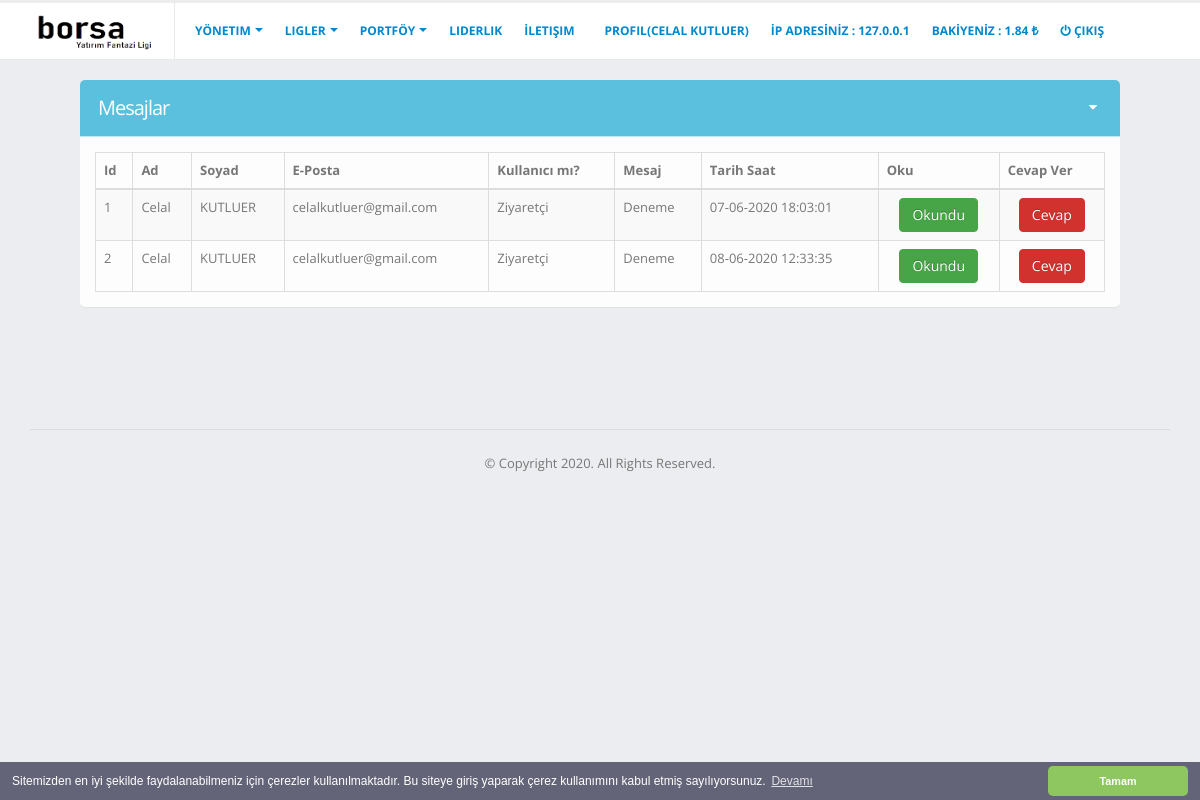
Before: /mesajlar.php (signed in) with the older database file.
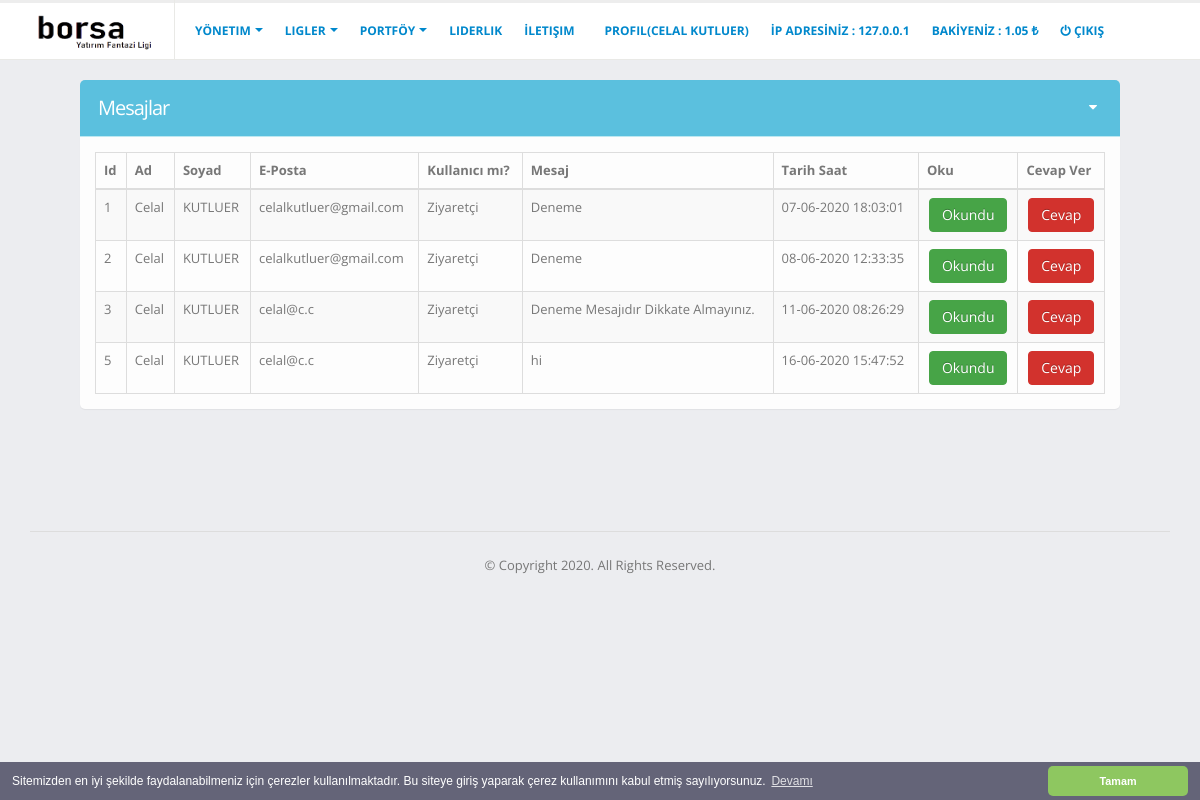
After: the same page with the newer database file.
### tables this page shows
CREATE TABLE `mesajlar` (
                            `msj_id` int(11) NOT NULL,
                            `msj_ad` text DEFAULT NULL,
                            `msj_soyad` text DEFAULT NULL,
                            `msj_eposta` text DEFAULT NULL,
                            `msj_text` text DEFAULT NULL,
                            `msj_kul_id` int(11) DEFAULT NULL,
                            `msj_okundumu` tinyint(4) DEFAULT NULL,
                            `msj_okuyan_id` int(11) DEFAULT NULL,
                            `msj_zaman` datetime DEFAULT current_timestamp()
);

### settings/fonksiyonlar.php (called while the page is built, shortened)
<?php
function s($par)
{
    $session = $_SESSION[$par];
    return $session;
}
?>

### mesajlar.php (the view, shortened to what the changed rows need)
<?php
include "inc/header.php";
?>
    <section role="main" class="content-body">
        <div class="conteiner">
            <div class="col-md">
                <section class="panel panel-info">
                    <header class="panel-heading">
                        <h2 class="panel-title">Mesajlar</h2>
                    </header>
                    <div class="panel-body">
                        <table class="table table-bordered table-striped mb-none" id="datatable-default">
                            <thead>
                            <tr>
                                <th>Id</th>
                                <th>Ad</th>
                                <th>Soyad</th>
                                <th>E-Posta</th>
                                <th>Kullanıcı mı?</th>
                                <th>Mesaj</th>
                                <th>Tarih Saat</th>
                                <th class="hidden-xs">Oku</th>
                                <th class="hidden-xs">Cevap Ver</th>
                            </tr>
                            </thead>
                            <tbody>
                            <?php
                            function mesajlar()
                            {
                                global $db;
                                $sayi = 0;
                                $veri = $db->prepare("SELECT * FROM `mesajlar` WHERE `msj_okundumu` IS NULL");
                                $veri->execute(array());
                                $v = $veri->fetchAll(pdo::FETCH_ASSOC);
                                $say = $veri->rowCount();
                                if ($say) {
                                    foreach ($v as $tum_mesajlar) {
                                        ?>
                                        <tr>
                                            <td id="msj_id_<?php echo $sayi; ?>"><?php echo $tum_mesajlar['msj_id']; ?></td>
                                            <td><?php echo $tum_mesajlar['msj_ad']; ?></td>
                                            <td><?php echo $tum_mesajlar['msj_soyad']; ?></td>
                                            <td><?php echo $tum_mesajlar['msj_eposta']; ?></td>
                                            <td><?php if ($tum_mesajlar['msj_kul_id'] == null) echo "Ziyaretçi"; else echo "Kullanıcı"; ?></td>
                                            <td><?php echo $tum_mesajlar['msj_text']; ?></td>
                                            <td><?php echo (new \DateTime($tum_mesajlar['msj_zaman']))->format('d-m-Y H:i:s') . PHP_EOL; ?></td>
                                            <td class="center hidden-xs">
                                                <button id='btn_okundu' type='button' class="btn btn-success"
                                                        onclick="okundu_btn('<?php echo $sayi; ?>')">Okundu
                                                </button>
                                            </td>
                                            <td class='text-center' id='msj_cvp_<?php echo $sayi; ?> '>
                                                <button id='btn_msj_cvp_<?php echo $sayi; ?>' type='button'
                                                        class='btn btn-danger modal-with-form'
                                                        href='#modalmsj_cvpForm<?php echo $sayi; ?>'>Cevap
                                                </button>
                                            </td>
                                        </tr>
                                        <?php
                                        $sayi++;
                                    }
                                }
                            }
                            mesajlar();
                            ?>
                            </tbody>
                        </table>
                    </div>
                </section>
            </div>
        </div>
    </section>
<?php include "inc/footer.php"; ?>

### inc/header.php (shortened to what the changed rows need)
<?php
include "settings/fonksiyonlar.php";
?>
<!doctype html>
<html class="fixed has-top-menu">
<head>
    <link rel="stylesheet" href="assets/vendor/bootstrap/css/bootstrap.css"/>
    <link rel="stylesheet" href="assets/vendor/fontawesome-free/css/all.min.css">
    <link rel="stylesheet" href="assets/vendor/font-awesome/css/font-awesome.min.css">
    <link rel="stylesheet" href="assets/vendor/magnific-popup/magnific-popup.css"/>
    <link rel="stylesheet" href="assets/vendor/bootstrap-datepicker/css/bootstrap-datepicker3.css"/>
    <link rel="stylesheet" href="assets/vendor/jquery-ui/jquery-ui.css"/>
    <link rel="stylesheet" href="assets/vendor/jquery-ui/jquery-ui.theme.css"/>
    <link rel="stylesheet" href="assets/vendor/select2/css/select2.css"/>
    <link rel="stylesheet" href="assets/vendor/select2-bootstrap-theme/select2-bootstrap.min.css"/>
    <link rel="stylesheet" href="assets/vendor/pnotify/pnotify.custom.css"/>
    <link rel="stylesheet" href="assets/vendor/jquery-datatables-bs3/assets/css/datatables.css"/>
    <link rel="stylesheet" href="assets/vendor/jquery-ui/jquery-ui.structure.min.css"/>
    <link rel="stylesheet" href="assets/stylesheets/theme.css"/>
    <link rel="stylesheet" href="assets/stylesheets/skins/default.css"/>
    <link rel="stylesheet" href="assets/stylesheets/theme-custom.css">
</head>
<body>
<section class="body">
    <header class="header header-nav-menu">
        <div class="container-fluid">
            <div class="header-nav collapse">
                <div class="header-nav-main header-nav-main-effect-1 header-nav-main-sub-effect-1">
                    <nav>
                        <ul class="nav navbar-nav nav-pills ml-auto" id="mainNav">
                            <?php
                            if (isset($_SESSION['yetki'])) {
                                echo "<li>
                                                <a class='nav-link ' href='profil.php'>
                                                    Profil(" . s("isim") . " " . s('soyisim') . ")
                                                </a>
                                                <input id='anasayfa_kul_id' class='form-control form-control-lg' type='hidden'
                                       value='" . s('kul_id') . "' name='toplam'>
                                            </li>
                                            <li>
                                                <a class='nav-link '>İP ADRESİNİZ : " . $_SERVER['REMOTE_ADDR'] . "</a>
                                            </li>
                                            <li>
                                                <a class='nav-link '>BAKİYENİZ : " . $_SESSION['bakiye'] . " &#x20BA;</a>
                                            </li>";
                                echo "<li>
                                                <a role='menuitem' tabindex='-1' href='settings/islem.php?islem=cikis'>
                                                <i class='fa fa-power-off'></i> Çıkış</a>
                                            </li>";
                            } else {
                            }
                            ?>
                        </ul>
                    </nav>
                </div>
            </div>
        </div>
    </header>
    <section role="main" class="content-body">

Changed rows visible on the page:
added mesajlar: msj_id "3", msj_ad "Celal", msj_soyad "KUTLUER", msj_eposta "celal@c.c", shows "Ziyaretçi", msj_text "Deneme Mesajıdır Dikkate Almayınız.", msj_zaman "11-06-2020 08:26:29"
added mesajlar: msj_id "5", msj_ad "Celal", msj_soyad "KUTLUER", msj_eposta "celal@c.c", shows "Ziyaretçi", msj_text "hi", msj_zaman "16-06-2020 15:47:52"
Other visible differences:
$_SESSION['bakiye']: "1.84" → "1.05"
